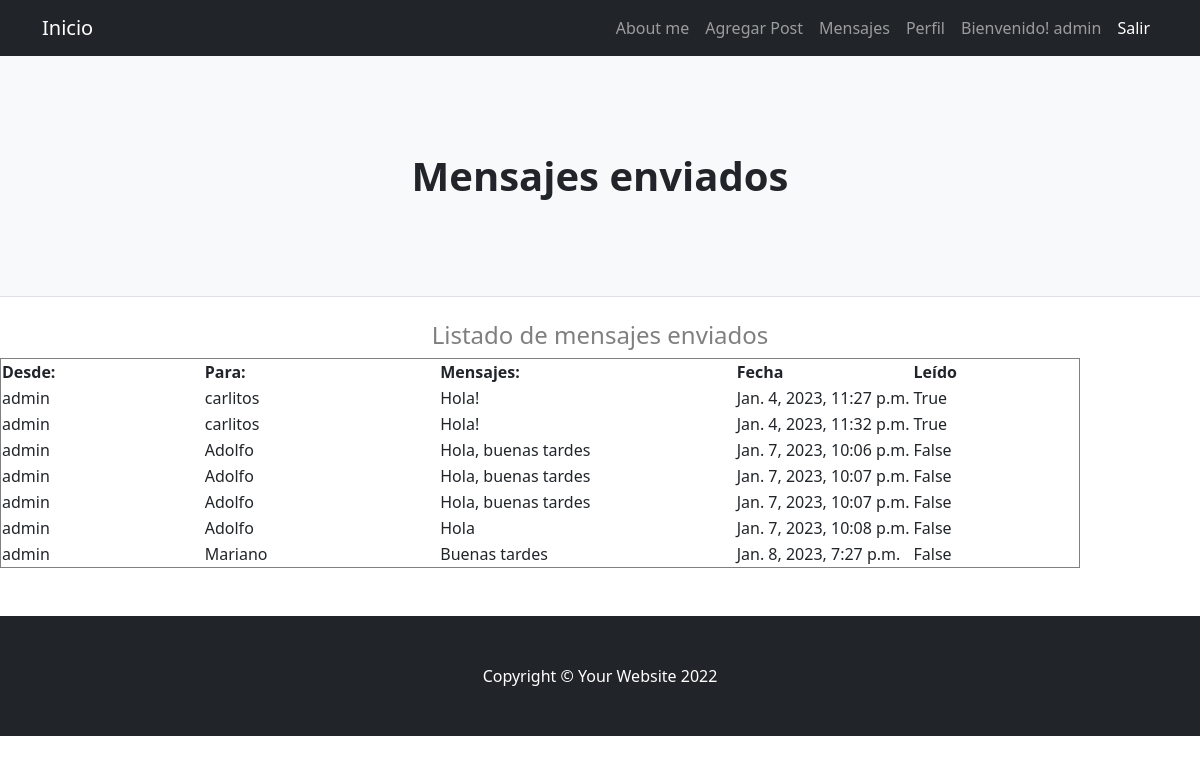
Page /mensajes/enviadoMensaje (signed in) on the committed database.
### mensajes/models.py (models this page shows, shortened)
class Mensaje(models.Model):
    enviar = models.ForeignKey(User, on_delete=models.CASCADE, related_name='sender')
    recibir = models.ForeignKey(User, on_delete=models.CASCADE, related_name='receptor')
    mensaje = models.TextField(max_length=5000)
    horarec = models.DateTimeField(auto_now_add=True)
    leido = models.BooleanField(default=False)

### mensajes/views.py (the view)
# urls.py: path("enviadoMensaje", enviadoMensaje , name = "enviadoMensaje"),
def enviadoMensaje(request):
    usuario = request.user
    ver = Mensaje.objects.filter(enviar = usuario)
    return render(request, "mensajes/enviadoMensaje.html", {"mensajes": ver})

### mensajes/templates/mensajes/enviadoMensaje.html
{% extends "usuarios/user.html" %}
{% load static %}
{% block titulo_principal %}
<h1 class="fw-bolder">Mensajes enviados</h1>
{% endblock %}
{% block contenido %}
<h4 class="text-black-50" style="text-align: center;">Listado de mensajes enviados</h4>
<table style="width:90%" border=1>
    <tr>
        <th style="width:20px">Desde:</th>
        <th style="width:20px">Para:</th>
        <th style="width:40px">Mensajes:</th>
        <th style="width:40px">Fecha</th>
        <th style="width:40px">Leído</th>
    </tr>
    {% for indice in mensajes %}
    <tr>
        <td style="width:20px">{{ indice.enviar }}</td>
        <td style="width:20px"> {{ indice.recibir }}</td>
        <td style="width:40px">{{ indice.mensaje }}</td>
        <td style="width:40px">{{ indice.horarec }}</td>
        <td style="width:40px">{{ indice.leido }}</td>
    </tr>
    {% endfor %}
</table>
<br>
<br>
{% endblock %}

### blog/templates/blog/padre.html (shortened to what this page needs)
<!DOCTYPE html>
<html lang="en">
    <head>
        {% load static %}
        <link href="{% static 'blog/css/styles.css' %}" rel="stylesheet" />
    </head>
    <body>
        <nav class="navbar navbar-expand-lg navbar-dark bg-dark">
            <div class="container">
                <a class="navbar-brand" href="{% url 'inicio' %}">Inicio</a>
                <div class="collapse navbar-collapse" id="navbarSupportedContent">
                    <ul class="navbar-nav ms-auto mb-2 mb-lg-0">
                        {% if user.is_authenticated %}
                        <li class="nav-item"><a class="nav-link" href="{% url 'aboutme' %}">About me</a></li>
                        <li class="nav-item"><a class="nav-link" href="{% url 'addpost' %}">Agregar Post</a></li>
                        <li class="nav-item"><a class="nav-link" href="{% url 'mensajeUsuarios' %}">Mensajes</a></li>
                        <li class="nav-item"><a class="nav-link" href="{% url 'userperfil' %}">Perfil</a></li>
                        <li class="nav-item"><a class="nav-link" href="{% url 'inicio' %}">Bienvenido! {{ user.username }}</a></li>
                        <li class="nav-item"><a class="nav-link active" aria-current="page" href="{% url 'logout' %}">Salir</a></li>
                        {% else %}
                        <li class="nav-item"><a class="nav-link" href="{% url 'login' %}">Login</a></li>
                        <li class="nav-item"><a class="nav-link active" aria-current="page" href="{% url 'register' %}">Registrarse</a></li>
                        {% endif %}
                    </ul>
                </div>
            </div>
        </nav>
        {% block encabezado %}
        {% endblock %}
        {% block contenido %}
        {% endblock %}
        <footer class="py-5 bg-dark">
            <div class="container"><p class="m-0 text-center text-white">Copyright &copy; Your Website 2022</p></div>
        </footer>
    </body>
</html>

### rows in the picture
Mensaje: enviar "admin", recibir "carlitos", mensaje "Hola!", horarec "Jan. 4, 2023, 11:27 p.m.", leido "True"
Mensaje: enviar "admin", recibir "carlitos", mensaje "Hola!", horarec "Jan. 4, 2023, 11:32 p.m.", leido "True"
Mensaje: enviar "admin", recibir "Adolfo", mensaje "Hola, buenas tardes", horarec "Jan. 7, 2023, 10:06 p.m.", leido "False"
Mensaje: enviar "admin", recibir "Adolfo", mensaje "Hola, buenas tardes", horarec "Jan. 7, 2023, 10:07 p.m.", leido "False"
Mensaje: enviar "admin", recibir "Adolfo", mensaje "Hola, buenas tardes", horarec "Jan. 7, 2023, 10:07 p.m.", leido "False"
Mensaje: enviar "admin", recibir "Adolfo", mensaje "Hola", horarec "Jan. 7, 2023, 10:08 p.m.", leido "False"
Mensaje: enviar "admin", recibir "Mariano", mensaje "Buenas tardes", horarec "Jan. 8, 2023, 7:27 p.m.", leido "False"

### other values in the picture
{{ user.username }} "admin"
